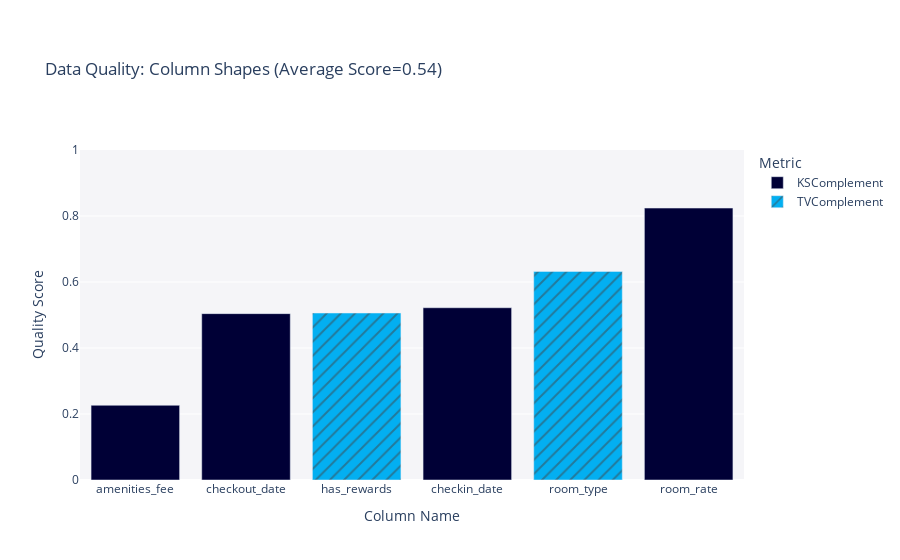

Notebook code cell kept with this figure:
### Code cell
quality_report.get_visualization(property_name='Column Shapes')

### Figure 1 — Plotly figure (JSON) as saved in the notebook; plotly's stock layout.template omitted (floating-point values rounded to 4 significant figures)
{"data": [{"alignmentgroup": "True", "customdata": [["KSComplement"], ["KSComplement"], ["KSComplement"], ["KSComplement"]], "hovertemplate": "<b>%{hovertext}</b><br><br>Metric=%{customdata[0]}<br>Quality Score=%{y}<extra></extra>", "hovertext": ["amenities_fee", "checkin_date", "checkout_date", "room_rate"], "legendgroup": "KSComplement", "marker": {"color": "#000036", "pattern": {"shape": ""}}, "name": "KSComplement", "offsetgroup": "KSComplement", "orientation": "v", "showlegend": true, "textposition": "auto", "type": "bar", "x": ["amenities_fee", "checkin_date", "checkout_date", "room_rate"], "xaxis": "x", "y": [0.2264, 0.522, 0.5042, 0.824], "yaxis": "y"}, {"alignmentgroup": "True", "customdata": [["TVComplement"], ["TVComplement"]], "hovertemplate": "<b>%{hovertext}</b><br><br>Metric=%{customdata[0]}<br>Quality Score=%{y}<extra></extra>", "hovertext": ["has_rewards", "room_type"], "legendgroup": "TVComplement", "marker": {"color": "#03AFF1", "pattern": {"shape": "/"}}, "name": "TVComplement", "offsetgroup": "TVComplement", "orientation": "v", "showlegend": true, "textposition": "auto", "type": "bar", "x": ["has_rewards", "room_type"], "xaxis": "x", "y": [0.506, 0.632], "yaxis": "y"}], "layout": {"barmode": "relative", "legend": {"title": {"text": "Metric"}, "tracegroupgap": 0}, "margin": {"t": 150}, "plot_bgcolor": "#F5F5F8", "title": {"text": "Data Quality: Column Shapes (Average Score=0.54)"}, "xaxis": {"anchor": "y", "categoryorder": "total ascending", "domain": [0, 1], "title": {"text": "Column Name"}}, "yaxis": {"anchor": "x", "domain": [0, 1], "range": [0, 1], "title": {"text": "Quality Score"}}}}
